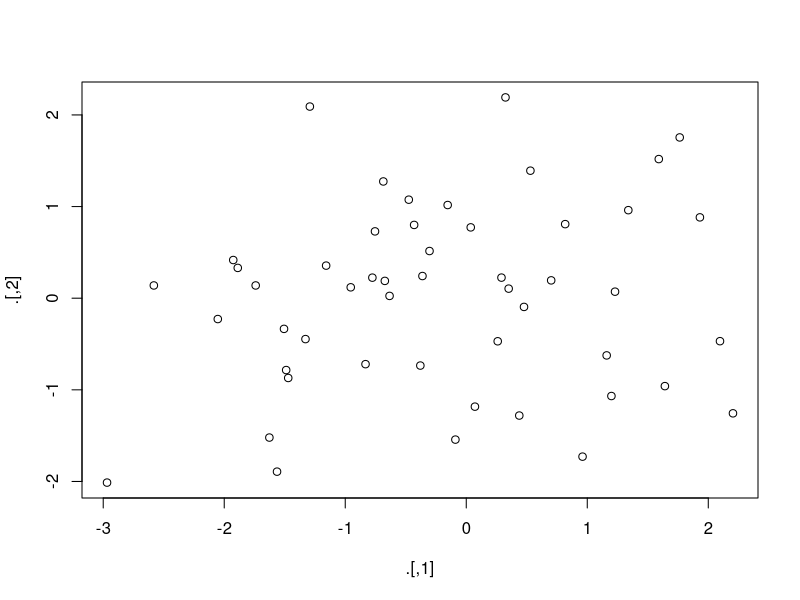

Write the R code that produced this figure.
#----------------------------------------------- START--------------------------------------------------

# install and load libraries
install.packages("magrittr")
library("magrittr")

# In this chapter we study about pipes
# Apart from the normal pipe operator " %>% ", we are introduced to 3 more new types of pipes
# available in the magrittr package


# -------------------------------------1. The T pipe " %T>% " ------------------------------------------
# This pipe returns the left side of the operation as a result ,
# unlike the normal pipe " %>% " which returns the right side of the operation as a result
# It is useful when your operation ends up using functions which do not return anythins
# eg. plot() in the below case, but you still need to operate upon the data in the flow

rnorm(100) %>%                  # create a vector with normally distributed random variables and
  matrix(ncol = 2) %T>%         # convert it to a matrix. Then, use The T pipe to, 
  plot() %>%                    # plot() a graph. Even though plot () does not return any object
  str()                         # the T pipe returns the matrix (left side of the operation) whose str() can be found out


# ------------------------------------2. The dollar pipe " %$% "----------------------------------------
# This pipe "explodes" the a dataframe into its columns
# It is mainly useful in base functions, which don't have an API for using dataframes directly
# eg. In below case, cor() does not have an API for dataframe,

mtcars %$%                      # the dollar pipe facilitates passing the 
  cor(disp,mpg)                 # disp and mpg columns directly to the cor() function
                                # easy shorthand for cor(mtcars$disp,mtcars$mpg)      



# ------------------------------------3. The assignment pipe " %<>% "----------------------------------------
# This pipe is useful for assignment of a result without explicitly using the assign operator
# eg. In below case, assignment operator is internally assigning to mtcars the new value post transformation

mtcars %<>% 
  transform(cyl = cyl * 3)      # Basically a shorthand for mtcars <- mtcars %>% transform(cyl = cyl * 3)

#----------------------------------------------- END--------------------------------------------------